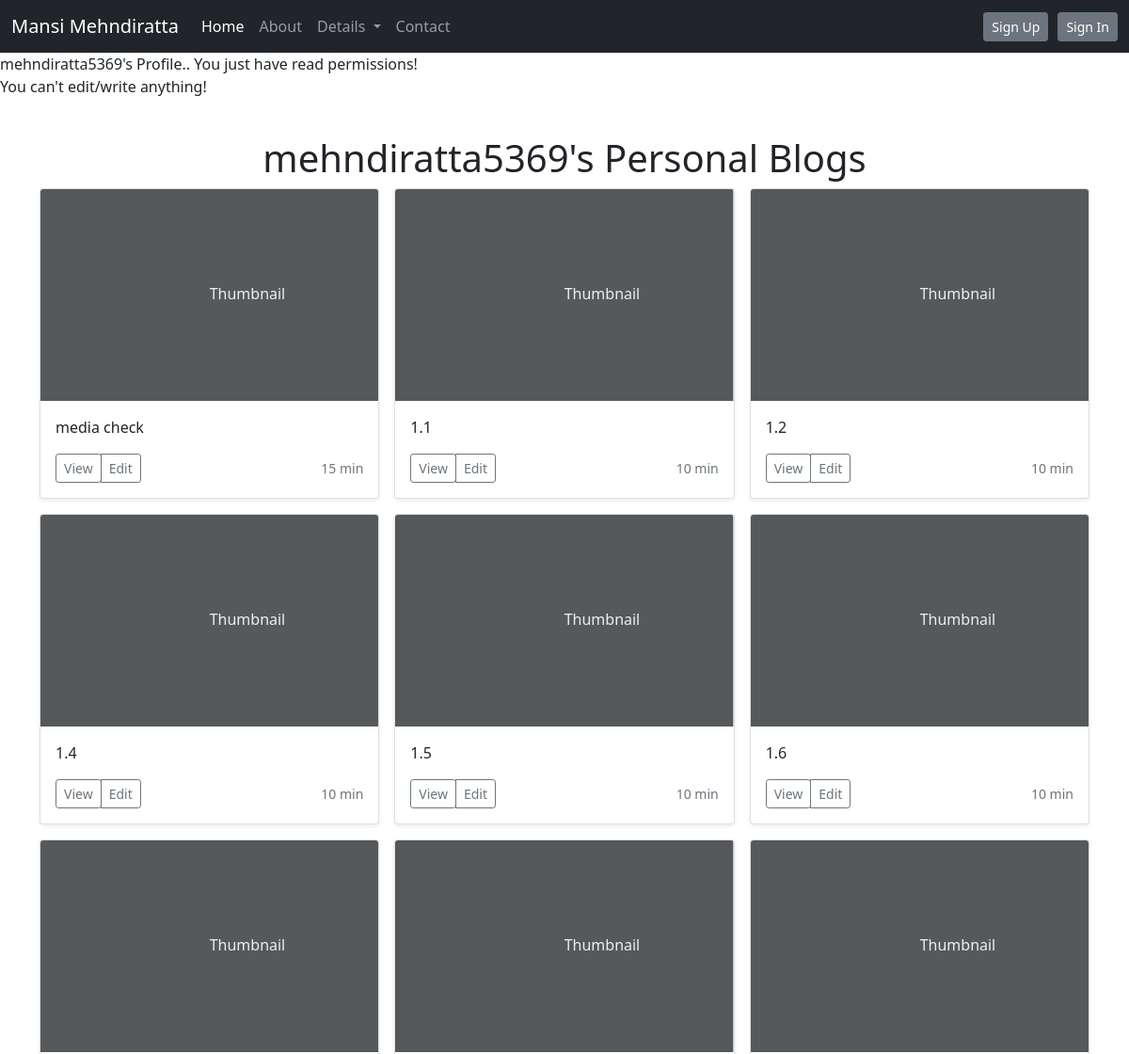
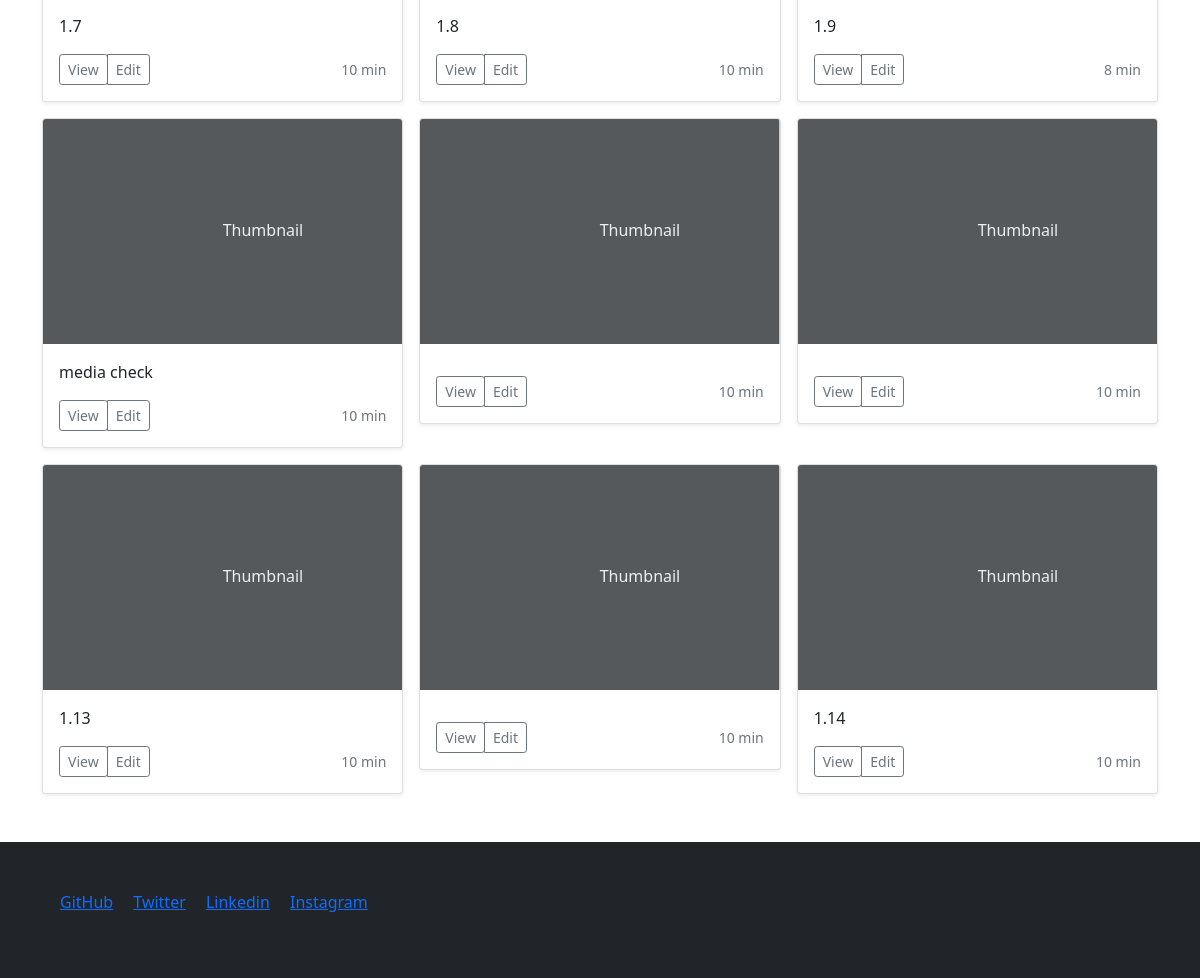
/profile/mehndiratta5369/, run on the app's committed database (2 pictures, top to bottom).
### mansimehndiratta/models.py (models this page shows, shortened)
class Blogs(models.Model):
    id=models.CharField(max_length=20, primary_key=True)
    writer=models.CharField(max_length=122)
    read_time=models.CharField(max_length=50)
    content=models.CharField(max_length=100000)
    title=models.CharField(max_length=1000)

### mansimehndiratta/views.py (the view)
# urls.py: path('profile/<str:requested_user>/', views.profile, name='profile'),
def profile(request,requested_user):
    if request.path == '/profile/'+str(request.user)+'/':
        blogs= Blogs.objects.filter(writer=request.user)
        context ={"blogs": blogs}
        return render(request, 'profile.html',context )
    elif User.objects.filter(username=requested_user):
        blogs= Blogs.objects.filter(writer=requested_user)
        context={'requested_user':requested_user,
                'blogs':blogs                              }
        return render(request,'guest_profile.html',context)
    else:
        return HttpResponse("User doesn't exist!!")

### templates/guest_profile.html (shortened to what this page needs)
{%  extends 'base.html' %}
{% block body %}
{{requested_user}}'s Profile..
You just have read permissions!<br>
You can't edit/write anything!
<br><br>
{% if blogs%}
<div class="container my-3">
<h1 class = "my-2 text-center">{{requested_user}}'s Personal Blogs</h1>
<div class="row row-cols-1 row-cols-sm-2 row-cols-md-3 g-3">
{% for blog in blogs%}
        <div class="col">
          <div class="card shadow-sm">
            <svg class="bd-placeholder-img card-img-top" width="100%" height="225" xmlns="http://www.w3.org/2000/svg" role="img" aria-label="Placeholder: Thumbnail" preserveAspectRatio="xMidYMid slice" focusable="false"><title>Placeholder</title><rect width="100%" height="100%" fill="#55595c"></rect><text x="50%" y="50%" fill="#eceeef" dy=".3em">Thumbnail</text></svg>
            <div class="card-body">
              <p class="card-text">{{blog.content}}</p>
              <div class="d-flex justify-content-between align-items-center">
                <div class="btn-group">
                  <a href="/{{blog.id}}/{{blog.title}}"><button type="button" class="btn btn-sm btn-outline-secondary">View</button></a>
                  <button type="button" class="btn btn-sm btn-outline-secondary">Edit</button>
                </div>
                <small class="text-muted">{{blog.read_time}}</small>
              </div>
            </div>
          </div>
        </div>
{% endfor %}
</div>
</div>
{% endif %}
 {% endblock body %}

### data on the page
Blogs: content "media check", read_time "15 min"
Blogs: content "1.1", read_time "10 min"
Blogs: content "1.2", read_time "10 min"
Blogs: content "1.4", read_time "10 min"
Blogs: content "1.5", read_time "10 min"
Blogs: content "1.6", read_time "10 min"
Blogs: content "1.7", read_time "10 min"
Blogs: content "1.8", read_time "10 min"
Blogs: content "1.9", read_time "8 min"
Blogs: content "media check", read_time "10 min"
Blogs: read_time "10 min"
Blogs: read_time "10 min"
Blogs: content "1.13", read_time "10 min"
Blogs: read_time "10 min"
Blogs: content "1.14", read_time "10 min"

### other printed values
{{ requested_user }} "mehndiratta5369"
